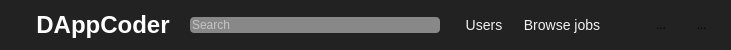
     <widget class="QWidget" name="top_bar" native="true">
      <property name="sizePolicy">
       <sizepolicy hsizetype="Preferred" vsizetype="Fixed">
        <horstretch>0</horstretch>
        <verstretch>0</verstretch>
       </sizepolicy>
      </property>
      <property name="minimumSize">
       <size>
        <width>0</width>
        <height>50</height>
       </size>
      </property>
      <property name="maximumSize">
       <size>
        <width>16777215</width>
        <height>50</height>
       </size>
      </property>
      <property name="styleSheet">
       <string notr="true">QWidget {
background-color: #222;
}
</string>
      </property>
      <layout class="QHBoxLayout" name="horizontalLayout">
       <property name="spacing">
        <number>0</number>
       </property>
       <property name="leftMargin">
        <number>0</number>
       </property>
       <property name="topMargin">
        <number>0</number>
       </property>
       <property name="rightMargin">
        <number>0</number>
       </property>
       <property name="bottomMargin">
        <number>0</number>
       </property>
       <item>
        <spacer name="horizontalSpacer_3">
         <property name="orientation">
          <enum>Qt::Horizontal</enum>
         </property>
         <property name="sizeType">
          <enum>QSizePolicy::Fixed</enum>
         </property>
         <property name="sizeHint" stdset="0">
          <size>
           <width>10</width>
           <height>20</height>
          </size>
         </property>
        </spacer>
       </item>
       <item>
        <widget class="QToolButton" name="top_menu_button">
         <property name="minimumSize">
          <size>
           <width>16</width>
           <height>18</height>
          </size>
         </property>
         <property name="maximumSize">
          <size>
           <width>16</width>
           <height>18</height>
          </size>
         </property>
         <property name="cursor">
          <cursorShape>PointingHandCursor</cursorShape>
         </property>
         <property name="styleSheet">
          <string notr="true">border: none; 
</string>
         </property>
         <property name="text">
          <string/>
         </property>
         <property name="icon">
          <iconset>
           <normaloff>../images/menu.png</normaloff>../images/menu.png</iconset>
         </property>
        </widget>
       </item>
       <item>
        <spacer name="horizontalSpacer_7">
         <property name="orientation">
          <enum>Qt::Horizontal</enum>
         </property>
         <property name="sizeType">
          <enum>QSizePolicy::Fixed</enum>
         </property>
         <property name="sizeHint" stdset="0">
          <size>
           <width>10</width>
           <height>20</height>
          </size>
         </property>
        </spacer>
       </item>
       <item>
        <widget class="QLabel" name="app_name">
         <property name="cursor">
          <cursorShape>PointingHandCursor</cursorShape>
         </property>
         <property name="styleSheet">
          <string notr="true">color: white;
font-size: 24px;
font-weight: bold;
font-family: &quot;Arial&quot;;</string>
         </property>
         <property name="text">
          <string>DAppCoder</string>
         </property>
         <property name="alignment">
          <set>Qt::AlignCenter</set>
         </property>
        </widget>
       </item>
       <item>
        <spacer name="horizontalSpacer">
         <property name="orientation">
          <enum>Qt::Horizontal</enum>
         </property>
         <property name="sizeType">
          <enum>QSizePolicy::Minimum</enum>
         </property>
         <property name="sizeHint" stdset="0">
          <size>
           <width>20</width>
           <height>20</height>
          </size>
         </property>
        </spacer>
       </item>
       <item>
        <widget class="QLineEdit" name="search_input">
         <property name="sizePolicy">
          <sizepolicy hsizetype="Fixed" vsizetype="Fixed">
           <horstretch>0</horstretch>
           <verstretch>0</verstretch>
          </sizepolicy>
         </property>
         <property name="minimumSize">
          <size>
           <width>250</width>
           <height>0</height>
          </size>
         </property>
         <property name="maximumSize">
          <size>
           <width>250</width>
           <height>16777215</height>
          </size>
         </property>
         <property name="focusPolicy">
          <enum>Qt::NoFocus</enum>
         </property>
         <property name="styleSheet">
          <string notr="true">background-color: #888;
border-radius: 4px;
color: white;</string>
         </property>
         <property name="placeholderText">
          <string>Search</string>
         </property>
        </widget>
       </item>
       <item>
        <spacer name="horizontalSpacer_5">
         <property name="orientation">
          <enum>Qt::Horizontal</enum>
         </property>
         <property name="sizeType">
          <enum>QSizePolicy::Fixed</enum>
         </property>
         <property name="sizeHint" stdset="0">
          <size>
           <width>20</width>
           <height>20</height>
          </size>
         </property>
        </spacer>
       </item>
       <item>
        <widget class="QToolButton" name="top_menu_users_button">
         <property name="minimumSize">
          <size>
           <width>0</width>
           <height>30</height>
          </size>
         </property>
         <property name="maximumSize">
          <size>
           <width>16777215</width>
           <height>30</height>
          </size>
         </property>
         <property name="cursor">
          <cursorShape>PointingHandCursor</cursorShape>
         </property>
         <property name="styleSheet">
          <string notr="true">border: none;
color: #f2f2f2;
font-size: 14px;</string>
         </property>
         <property name="text">
          <string>Users</string>
         </property>
        </widget>
       </item>
       <item>
        <spacer name="horizontalSpacer_9">
         <property name="orientation">
          <enum>Qt::Horizontal</enum>
         </property>
         <property name="sizeType">
          <enum>QSizePolicy::Fixed</enum>
         </property>
         <property name="sizeHint" stdset="0">
          <size>
           <width>10</width>
           <height>20</height>
          </size>
         </property>
        </spacer>
       </item>
       <item>
        <widget class="QToolButton" name="top_menu_jobs_button">
         <property name="minimumSize">
          <size>
           <width>0</width>
           <height>30</height>
          </size>
         </property>
         <property name="maximumSize">
          <size>
           <width>16777215</width>
           <height>30</height>
          </size>
         </property>
         <property name="cursor">
          <cursorShape>PointingHandCursor</cursorShape>
         </property>
         <property name="styleSheet">
          <string notr="true">border: none;
color: #f2f2f2;
font-size: 14px;</string>
         </property>
         <property name="text">
          <string>Browse jobs</string>
         </property>
        </widget>
       </item>
       <item>
        <spacer name="horizontalSpacer_2">
         <property name="orientation">
          <enum>Qt::Horizontal</enum>
         </property>
         <property name="sizeType">
          <enum>QSizePolicy::Expanding</enum>
         </property>
         <property name="sizeHint" stdset="0">
          <size>
           <width>40</width>
           <height>20</height>
          </size>
         </property>
        </spacer>
       </item>
       <item>
        <widget class="QToolButton" name="user_profile_button">
         <property name="minimumSize">
          <size>
           <width>30</width>
           <height>30</height>
          </size>
         </property>
         <property name="maximumSize">
          <size>
           <width>30</width>
           <height>30</height>
          </size>
         </property>
         <property name="cursor">
          <cursorShape>PointingHandCursor</cursorShape>
         </property>
         <property name="styleSheet">
          <string notr="true">border: none;
border-radius: 10px;</string>
         </property>
         <property name="text">
          <string>...</string>
         </property>
         <property name="icon">
          <iconset>
           <normaloff>../images/profile1.jpg</normaloff>../images/profile1.jpg</iconset>
         </property>
         <property name="iconSize">
          <size>
           <width>30</width>
           <height>30</height>
          </size>
         </property>
        </widget>
       </item>
       <item>
        <spacer name="horizontalSpacer_10">
         <property name="orientation">
          <enum>Qt::Horizontal</enum>
         </property>
         <property name="sizeType">
          <enum>QSizePolicy::Fixed</enum>
         </property>
         <property name="sizeHint" stdset="0">
          <size>
           <width>16</width>
           <height>20</height>
          </size>
         </property>
        </spacer>
       </item>
       <item>
        <widget class="QToolButton" name="notifications_button">
         <property name="cursor">
          <cursorShape>PointingHandCursor</cursorShape>
         </property>
         <property name="styleSheet">
          <string notr="true">border: none;</string>
         </property>
         <property name="text">
          <string>...</string>
         </property>
         <property name="icon">
          <iconset>
           <normaloff>../images/notifications.png</normaloff>../images/notifications.png</iconset>
         </property>
         <property name="iconSize">
          <size>
           <width>24</width>
           <height>24</height>
          </size>
         </property>
        </widget>
       </item>
       <item>
        <spacer name="horizontalSpacer_4">
         <property name="orientation">
          <enum>Qt::Horizontal</enum>
         </property>
         <property name="sizeType">
          <enum>QSizePolicy::Fixed</enum>
         </property>
         <property name="sizeHint" stdset="0">
          <size>
           <width>20</width>
           <height>20</height>
          </size>
         </property>
        </spacer>
       </item>
      </layout>
     </widget>
